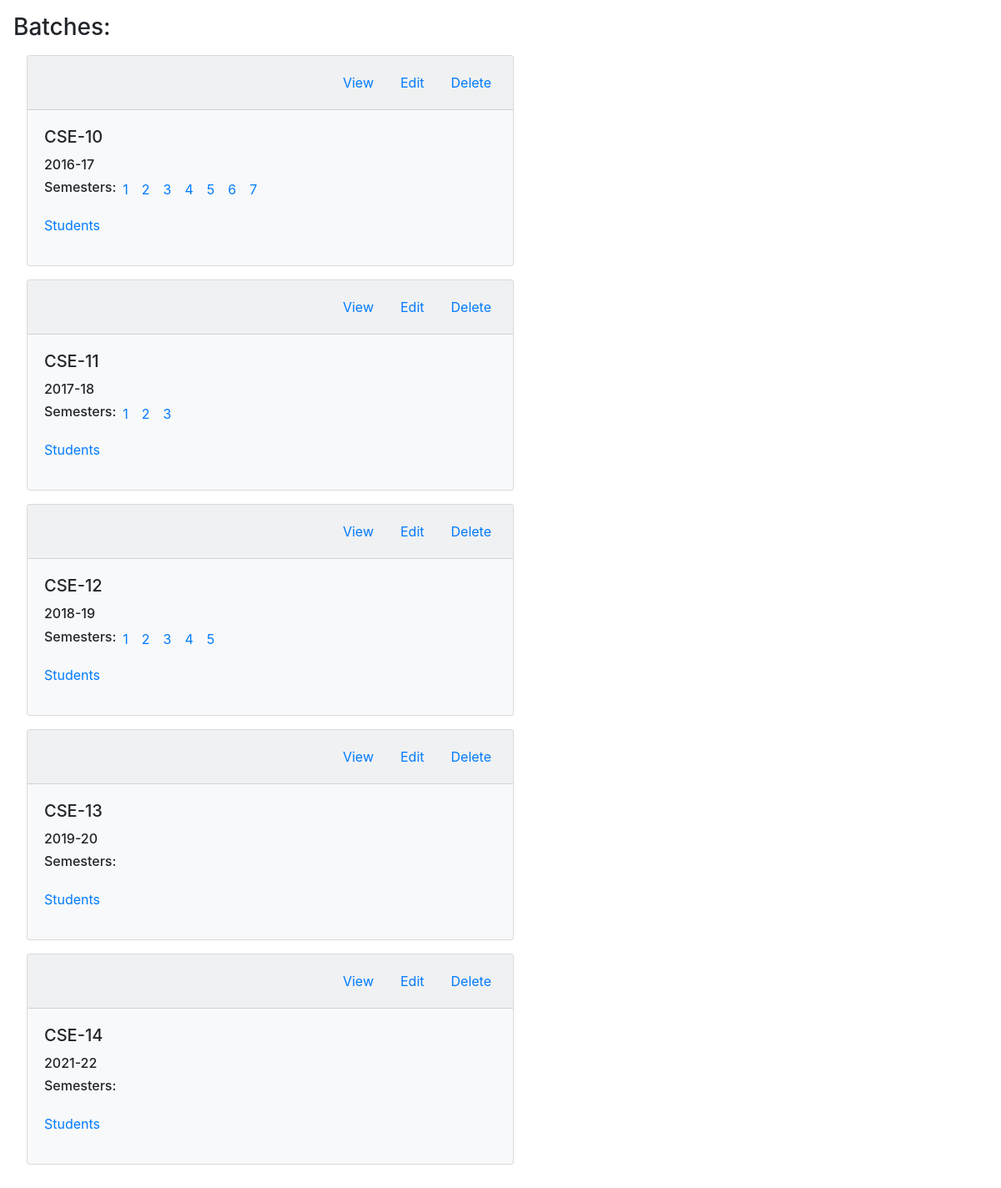
/main/, run on the app's committed database.
### main/models.py (models this page shows)
class Batch(models.Model):
    id = models.AutoField
    batch_id = models.CharField(max_length=18, default="") # It shall be removed later, all the work will be modified accrodingly
    batch_no = models.CharField(max_length=6, default="")
    session = models.CharField(max_length=8, default="")

class Semester(models.Model):
    id = models.AutoField
    batch_no = models.CharField(max_length=8, default="")
    semester_no = models.IntegerField(default=None)

### main/views.py (the view, shortened to what this page needs)
# urls.py: path('', views.index, name="index"),
def index(request):
    batches = Batch.objects.all()
    all_batches = list()
    for batch in batches:
        new_dict = dict()
        semester_list = Semester.objects.filter(batch_no=batch.batch_no)
        new_list = list()
        for semester in semester_list:
            new_list.append(semester)
        new_dict['batch_id'] = batch.batch_id
        new_dict['batch_no'] = batch.batch_no
        new_dict['session'] = batch.session
        new_dict['semesters'] = new_list
        all_batches.append(new_dict)
    return render(request, 'main/index.html', {'all_batches' : all_batches})

### main/templates/main/index.html (shortened to what this page needs)
{% extends 'main/base.html' %}
{% block body %}
<section class="batch-list p-3">
    <h3>Batches: </h3>
    {% for batch in all_batches %}
    <div class="card bg-light w-50 m-3">
        <div class="card-header">
            <ul class="nav nav-pills justify-content-end card-header-pills">
                <li class="nav-item">
                    <a class="nav-link" href="#">View</a>
                </li>
                <li class="nav-item">
                    <a class="nav-link" href="#">Edit</a>
                </li>
                <li class="nav-item">
                    <a class="nav-link">Delete</a>
                </li>
            </ul>
        </div>
        <div class="card-body">
            <h5 class="card-title">{{batch.batch_no}}</h5>
            <h6 class="card-text">{{batch.session}}</h6>
            <ul class="list-unstyled d-flex">
                <h6>Semesters: </h6>
                {% for semester in batch.semesters %}
                    {% if semester.batch_no == batch.batch_no  %}
                        <li class="mx-2">
                            <a href="semester_view/{{semester.batch_no}}/{{semester.semester_no}}">{{semester.semester_no}}</a>
                        </li>
                    {% endif %}
                {% endfor %}
            </ul>
            <p><a href="students_view/{{batch.batch_no}}">Students</a></p>
        </div>
    </div>
    {% endfor %}
</section>
{% endblock %}

### data on the page
Batch: batch_no "CSE-10", session "2016-17"
Semester: semester_no "1"
Semester: semester_no "2"
Semester: semester_no "3"
Semester: semester_no "4"
Semester: semester_no "5"
Semester: semester_no "6"
Semester: semester_no "7"
Batch: batch_no "CSE-11", session "2017-18"
Semester: semester_no "1"
Semester: semester_no "2"
Semester: semester_no "3"
Batch: batch_no "CSE-12", session "2018-19"
Semester: semester_no "1"
Semester: semester_no "2"
Semester: semester_no "3"
Semester: semester_no "4"
Semester: semester_no "5"
Batch: batch_no "CSE-13", session "2019-20"
Batch: batch_no "CSE-14", session "2021-22"
